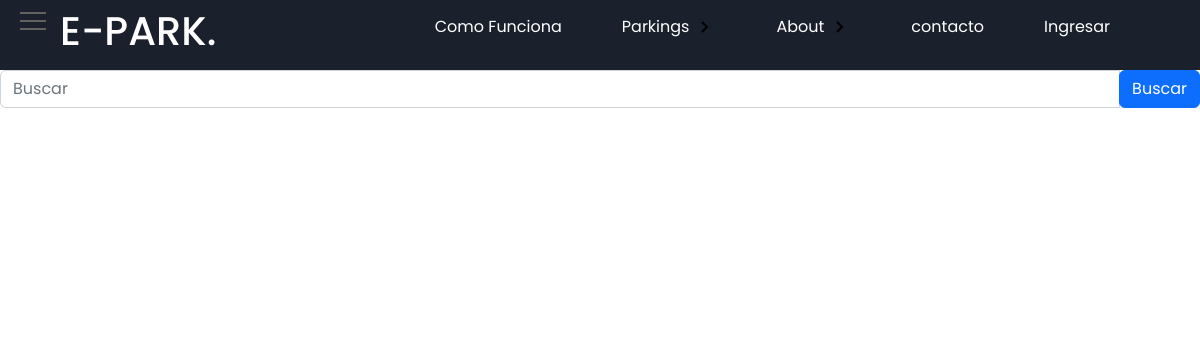
/parking/parkings, run on an earlier commit of the app's database.
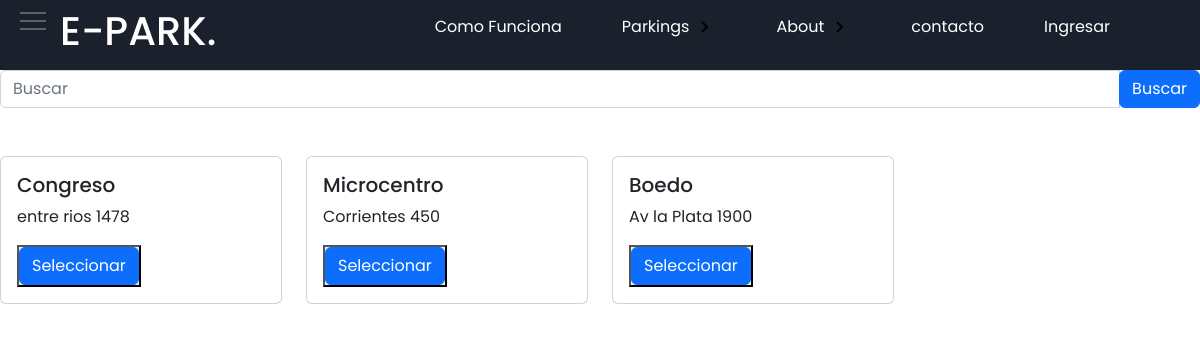
And on a later commit of the database.
### parking/models.py (models this page shows, shortened)
class Parking(models.Model):
    title = models.CharField(max_length=50)
    address  = models.TextField()
    price_hour = models.DecimalField(max_digits=10, decimal_places=2, default=0.0)
    price_day = models.DecimalField(max_digits=10, decimal_places=2, default=0.0)
    price_week = models.DecimalField(max_digits=10, decimal_places=2, default=0.0)
    price_year = models.DecimalField(max_digits=10, decimal_places=2, default=0.0)
    stock =  models.IntegerField()
    avalaible = models.BooleanField(default=True)
    slug = models.SlugField(null=False, blank=False, unique=True)
    created_at = models.DateTimeField(auto_now_add=True)
    """
        MODIFICADO POR SIGNALS
    def save(self, *args, **kwargs):
        # Guarda el slug
        self.slug = slugify(self.title)
        super(Parking, self).save(*args, **kwargs)"""

### parking/views.py (the view)
# urls.py: path("parking/parkings", ParkingListView.as_view(), name="parking"),
class ParkingListView(ListView):
    template_name = 'parking/parkings.html'
    queryset = Parking.objects.all()
    def get_context_data(self, **kwargs):
        context = super().get_context_data(**kwargs)
        context['parkings'] = context['object_list']
        return context

### parking/templates/parking/parkings.html
{% extends 'base.html' %}
    {% block content %}
    <div class="row">
        {% include 'parking/snippets/search.html' %}
        {% for parking in object_list %}
        <div class="col-3 mt-5">
            {% include 'parking/snippets/parking.html' %}
        </div>
        {% endfor %}
    </div>
    {% endblock %}

### templates/base.html (shortened to what this page needs)
{% load static %}
<!DOCTYPE html>
<html lang="es">
<head>
    <link href="https://cdn.jsdelivr.net/npm/bootstrap@5.2.0/dist/css/bootstrap.min.css" rel="stylesheet">
    <link rel="stylesheet" href="{% static 'css/styles.css' %}">
</head>
<body>
    {% include 'snippets/navbar.html' %}
    {% block content %}
    {% endblock %}
</body>
</html>

### templates/snippets/navbar.html (shortened to what this page needs)
{% load static %}
<section class="menu">
    <nav class="menu__container">
        <h1 class="menu__logo">E-PARK.</h1>
        <ul class="menu__links">
            <li class="menu__item">
                <a href="#" class="menu__link">Como Funciona</a>
            </li>
            <li class="menu__item menu__item--show">
                <a href="#" class="menu__link">Parkings <img src="{% static 'assets/arrow.svg' %}" class="menu__arrow"></a>
                <ul class="menu__nesting">
                    <li class="menu__inside">
                        <a href="#" class="menu__link menu__link--inside">Usuario</a>
                    </li>
                    <li class="menu__inside">
                        <a href="#" class="menu__link menu__link--inside">Administrador</a>
                    </li>
                    <li class="menu__inside">
                        <a href="{% url 'parking' %} " class="menu__link menu__link--inside">Estacionamientos</a>
                    </li>
                </ul>
            </li>
            <li class="menu__item menu__item--show">
                <a href="#" class="menu__link">About <img src="{% static 'assets/arrow.svg' %}" class="menu__arrow"></a>
                <ul class="menu__nesting">
                    <li class="menu__inside">
                        <a href="#" class="menu__link menu__link--inside">About 1</a>
                    </li>
                    <li class="menu__inside">
                        <a href="#" class="menu__link menu__link--inside">About 2</a>
                    </li>
                    <li class="menu__inside">
                        <a href="#" class="menu__link menu__link--inside">About 3</a>
                    </li>
                </ul>
            </li>
            <li class="menu__item">
                <a href="#" class="menu__link">contacto</a>
            </li>
            <li class="menu__item">
                <a href="{% url 'login' %}" class="menu__link">Ingresar</a>
            </li>
        </ul>
    </nav>
    <section class="hamburger-menu">
        <label class="menu__btn" for="menu__toggle">
        <span></span>
        </label>
    </section>
</section>

### parking/templates/parking/snippets/search.html
<form action="{% url 'search' %} ">
    <div class="input-group">
        <input type="text" class="form-control" name="q" placeholder="Buscar" value="{{ query }}">
        <div class="input-group-append">
            <input type="submit" value="Buscar" class="btn btn-primary">
        </div>
    </div>
</form>

### parking/templates/parking/snippets/parking.html
<div class="card h-100">
    <div class="card-body">
        <h5 class="card-title">{{ parking.title }} </h5>
        <p class="card-ted">{{ parking.address }} </p>
        <button><a href="" class="btn btn-primary">Seleccionar</a></button>
    </div>
</div>

### static/css/styles.css (style rules this page uses)
* { margin: 0; padding: 0; box-sizing: border-box; }
body { font-family: 'Poppins', sans-serif; }
.menu { background-color: #1A202C; color: #fff; height: 70px; }
.menu__container { display: flex; justify-content: space-between; align-items: center; width: 90%; max-width: 1200px; height: 100%; margin: 0 auto; }
.menu__links { height: 100%; transition: transform .5s; display: flex; }
.menu__item { list-style: none; position: relative; height: 100%; --clip: polygon(0 0, 100% 0, 100% 0, 0 0); --transform: rotate(-90deg); }
.menu__link { color: #fff; text-decoration: none; padding: 0 30px; display: flex; height: 100%; align-items: center; }
.menu__arrow { transform: var(--transform); transition: transform .3s; display: block; margin-left: 3px; }
.menu__nesting { list-style: none; transition:clip-path .3s; clip-path: var(--clip); position: absolute; right: 0; bottom: 0; width: max-content; transform: translateY(100%); background-color: #000; }
.menu__link--inside { padding: 30px 100px 30px 20px; }
.menu__btn { position: fixed; top: 20px; left: 20px; width: 26px; height: 26px; cursor: pointer; z-index: 1; }
.menu__btn > span, .menu__btn > span::before, .menu__btn > span::after { display: block; position: absolute; width: 100%; height: 2px; background-color: #616161; transition-duration: .25s; }
.menu__btn > span::before { content: ''; top: -8px; }
.menu__btn > span::after { content: ''; top: 8px; }

What changed in the data, as far as the page shows it:
added Parking: title "Congreso", address "entre rios 1478"
added Parking: title "Microcentro", address "Corrientes 450"
added Parking: title "Boedo", address "Av la Plata 1900"
